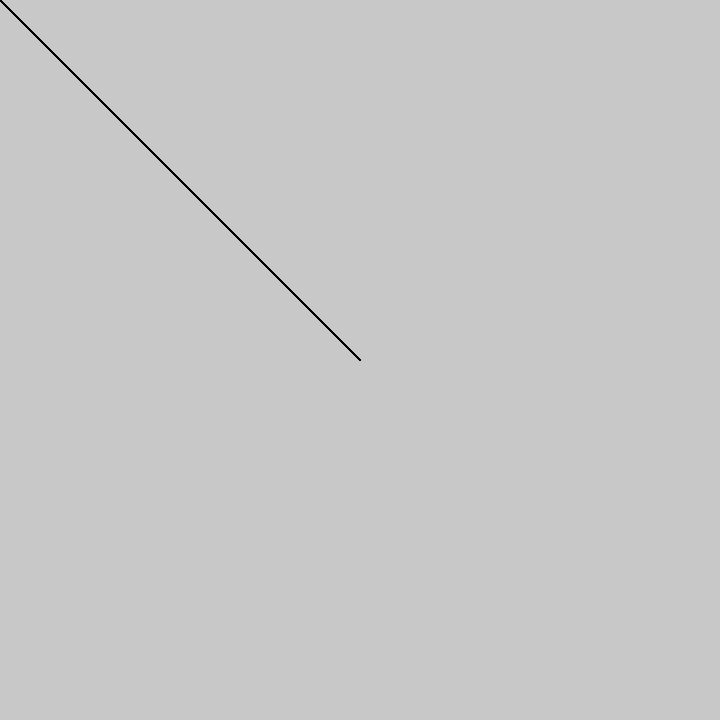
Frame 1 (no input)
Frame 60 (the mouse pressed at the canvas centre just before this capture): identical to frame 1, image omitted
Frame 120 (the mouse held since frame 60 and released just before this capture): blank canvas, image omitted

The Processing sketch that drew this single still picture (run headless with seeded random() and noise(); from frame 60 on, the mouse is pressed at the canvas centre):

// Processing sketch: mouseFollow
// ── mouseFollow.pde
int[] xs; // array of x values
int[] ys; // array of y values

void setup() {
  size(720, 720);
  xs = new int[60];
  ys = new int[60];

  //for (int i = 0; i < xs.length; i++){
  //  xs[i] = int(random(width));
  //  ys[i] = int(random(height));
  //}
}

void draw() {
  background(200);

  for (int i = xs.length - 1; i > 0; i--) {
    xs[i] = xs[i-1];
    ys[i] = ys[i-1];
  }
  xs[0] = mouseX;
  ys[0] = mouseY;

  for (int i = 0; i < xs.length; i++) {
    noStroke();
    //map value btw  0-->array length  to full alpha-->transparent
    float a = map(i, 0, xs.length, 255, 0);
    float diam = map(i, 0, xs.length, 60, 2);
    fill(0, a);
    //ellipse(xs[i], ys[i], diam, diam);
    stroke(0, a);
    line(width*0.5, height*0.5, xs[i], ys[i]);

    if (i < xs.length-1) { // connect all the points w a line
      stroke(0, a);
      line(xs[i], ys[i], xs[i+1], ys[i+1]);
    }
  }
}
